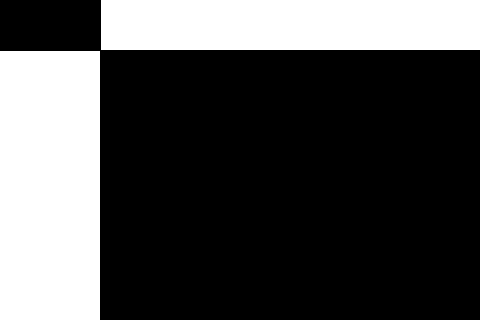

The Python source for this figure:
import numpy as np
from PIL import Image

def kwadraty(h, w, h_start, w_start):
    tab_obrazu = np.ones((h, w))
    h, w = tab_obrazu.shape
    for i in range(h_start, -1, -1):
        for j in range(w_start, -1, -1):
            tab_obrazu[i][j]=0
    for i in range(h_start, h):
        for j in range(w_start, w):
            tab_obrazu[i][j]=0
    tab = tab_obrazu.astype(bool)
    return Image.fromarray(tab)

figury = kwadraty(h=320, w=480, h_start=50, w_start= 100)
figury.save("rysuj_z_punktu.png")
